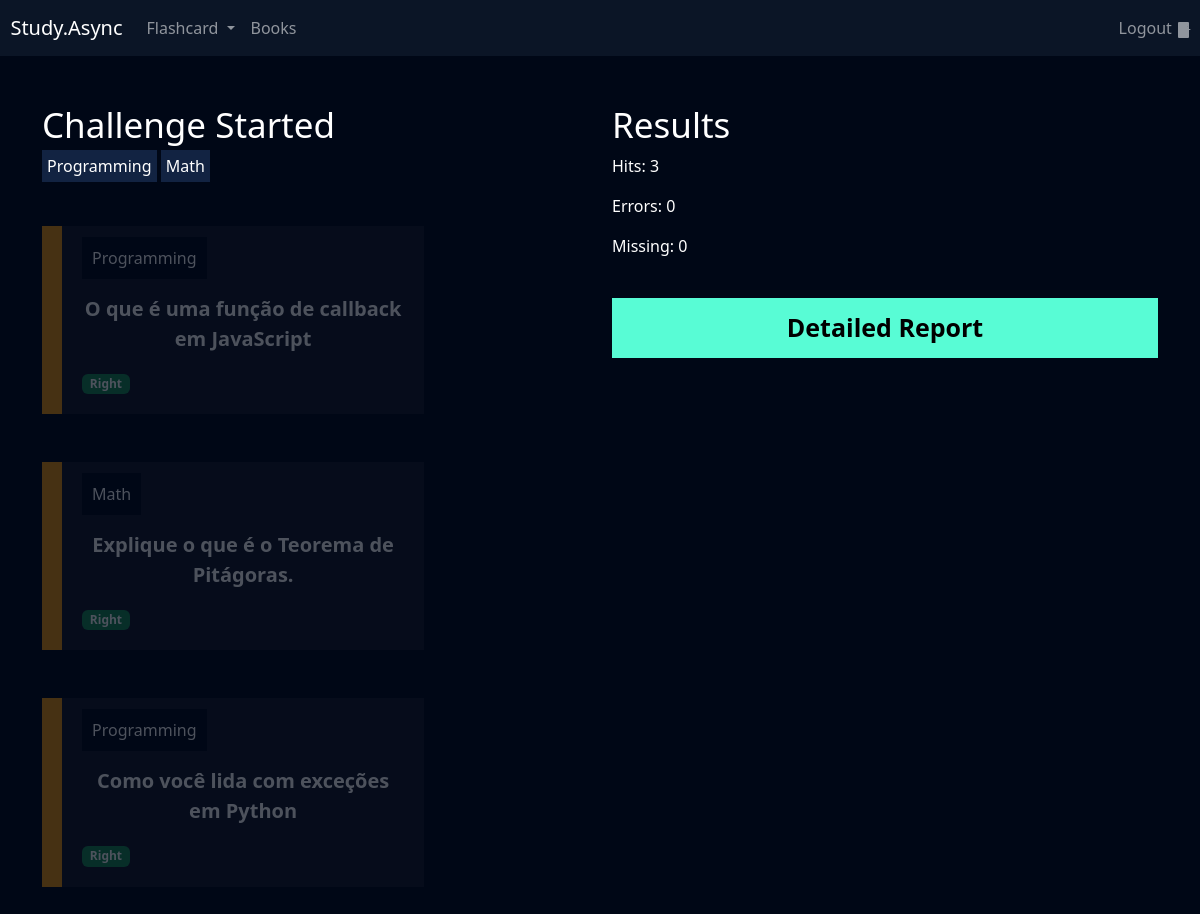
Screenshot of /flashcard/challenge/23/ (signed in) with the database file from the repository.
### flashcard/models.py (models this page shows, shortened)
class FlashcardChallenge(models.Model):
    flashcard = models.ForeignKey(Flashcard, on_delete=models.DO_NOTHING)
    answered = models.BooleanField(default=False)
    gotItRight = models.BooleanField(default=False)

class Flashcard(models.Model):
    DIFFICULTY_CHOICES = (('H', 'Hard'), ('M', 'Medium '), ('E', 'Easy'))
    user = models.ForeignKey(User, on_delete=models.DO_NOTHING)
    question = models.CharField(max_length=100)
    answer = models.TextField()
    category = models.ForeignKey(Category, on_delete=models.DO_NOTHING)
    difficulty = models.CharField(max_length=1, choices=DIFFICULTY_CHOICES)
    @property
    def css_difficulty(self):
        if self.difficulty == 'E':
            return 'flashcard-easy'
        elif self.difficulty == 'M':
            return 'flashcard-medium'
        elif self.difficulty == 'H':
            return 'flashcard-hard'

class Category(models.Model):
    name = models.CharField(max_length = 20)
    def __str__(self):
        return self.name

### flashcard/views.py (the view)
# urls.py: path('challenge/<int:id>/', views.challenge, name='challenge'),
def challenge(request, id):
    challenge = Challenge.objects.get(id=id)
    if not challenge.user == request.user:
        raise Http404()
    if request.method == "GET":
        hits = challenge.flashcards.filter(answered = True).filter(gotItRight = True).count()
        errors = challenge.flashcards.filter(answered = True).filter(gotItRight = False).count()
        missing = challenge.flashcards.filter(answered = False).count()
        return render (request, 'challenge.html', {'challenge':challenge, 'hits':hits, 'errors':errors, 'missing':missing})
    return HttpResponse(id)

### flashcard/templates/challenge.html (shortened to what this page needs)
{% extends "base.html" %} {% load static %} {% block 'header' %}
<link href="{% static 'users/css/register.css' %}" rel="stylesheet" />
<link href="{% static 'flashcard/css/new_flashcard.css' %}" rel="stylesheet" />
<link
  href="{% static 'flashcard/css/start_challenge.css' %}"
  rel="stylesheet"
/>
<link href="{% static 'flashcard/css/challenge.css' %}" rel="stylesheet" />
<link
  href="https://unpkg.com/boxicons@2.1.4/css/boxicons.min.css"
  rel="stylesheet"
/>
{% endblock 'header' %} {% block 'content' %}
{% include 'partials/header.html'%}
<div class="container">
  <br />
  <br />
  <div class="row">
    <div class="col-md">
      <h3 class="font-second">Challenge Started</h3>
      <span class="badge-category">Programming</span>
      <span class="badge-category">Math</span>
      <br />
      <br />
      <br />
      {% for flash in challenge.flashcards.all %}
      <div class="box-new-flashcard {% if flash.answered %} op2 {% endif %}">
        <div class="flashcard {{flash.flashcard.css_difficulty}}">
          <div class="flashcard-category">{{flash.flashcard.category}}</div>
          <br />
          <br />
          <div class="flashcard-box-item" onclick="flip_card({{flash.id}})">
            <p class="flashcard-item">{{flash.flashcard.question}}</p>
          </div>
          {% if not flash.answered %}
          <div class="toRespond">
            <a href="{% url 'toRespond_flashcard' flash.id %}?right=0&challenge_id={{challenge.id}}"><i class="bx bxs-x-square icone-red"></i></a>
            <a href="{% url 'toRespond_flashcard' flash.id %}?right=1&challenge_id={{challenge.id}}"><i class="bx bxs-check-square icone-green"></i></a>
          </div>
          {% else %}
            {% if flash.gotItRight %}
                <span class="badge bg-success">Right</span>
            {% else %}
                <span class="badge bg-danger">Missed</span>
            {% endif %}
         {% endif %}
        </div>
      </div>
      <br />
      <br />
      {% endfor %}
    </div>
    <div class="col-md">
      <h3 class="font-second">Results</h3>
      <p class="font-p">Hits: {{hits}}</p>
      <p class="font-p">Errors: {{errors}}</p>
      <p class="font-p">Missing: {{missing}}</p>
      <br />
      <a class="btn-register btn-challenge" href="{% url 'report' challenge.id%}">Detailed Report</a>
    </div>
  </div>
</div>
{% endblock 'content' %}

### templates/static/general/css/base.css (style rules this page uses)
:root { --main-color: #0b1526; --dark-color: #000716; --secondary-dark-color: rgb(15, 2, 26); --light-color: #00c1f3; --contrast-color: #f4c96b; --differential-color: #58fcd5; }
body { background-color: var(--dark-color) !important; color: white !important; }

### templates/static/users/css/register.css (style rules this page uses)
* { margin: 0; padding: 0; }
.btn-register { padding: 10px; background-color: #58fcd5; border: none; border: 1px solid #58fcd5; font-size: 18px; font-weight: bold; padding-left: 25px; padding-right: 25px; }

### templates/static/flashcard/css/new_flashcard.css (style rules this page uses)
.box-new-flashcard { width: 70%; margin: auto; }
.flashcard { background-color: rgba(255, 255, 255, 0.08); padding: 20px; }
.flashcard-box-item { text-align: center; }
.flashcard p { font-size: 20px; font-weight: bold; cursor: pointer; }
.flashcard-medium { border-left: 20px solid #e8910e; }
.flashcard-category { background-color: var(--dark-color); display: inline; padding: 10px; }

### templates/static/flashcard/css/start_challenge.css (style rules this page uses)
.font-second { font-size: 35px; }

### templates/static/flashcard/css/challenge.css (style rules this page uses)
.badge-category { padding: 5px; background-color: #122342; }
.box-new-flashcard { margin: 0; }
.op2 { opacity: 0.3; }
.btn-challenge { width: 100% !important; color: black; text-decoration: none; display: block; text-align: center; font-size: 25px; }

### rows the page displays
FlashcardChallenge: flashcard.category "Programming", flashcard.question "O que é uma função de callback em JavaScript", answered "Right"
FlashcardChallenge: flashcard.category "Math", flashcard.question "Explique o que é o Teorema de Pitágoras.", answered "Right"
FlashcardChallenge: flashcard.category "Programming", flashcard.question "Como você lida com exceções em Python", answered "Right"

### other values shown
{{ hits }} "3"
{{ errors }} "0"
{{ missing }} "0"
